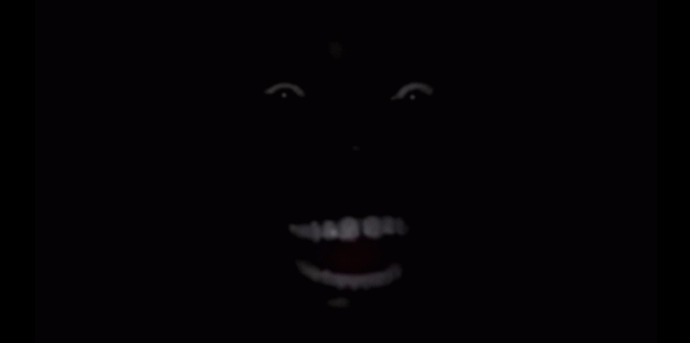
#> input picture M5 term1 OpenCV/beforeMidterm(CV)/nig.png, 690 x 343 px
$ python class3.py
#> lines starting #> are read from the running program, lines starting #| are printed output that depends on the picture; after the words box and inside, x2 and y2 are one past the last pixel; in counts of white or black regions, pixels touching at a corner belong together
import numpy as np
import cv2
import datetime
image = cv2.imread('nig.png')
#> image is the input picture: shape (343, 690, 3); mean B, G, R 4.4, 2.5, 4.4
imageLine = image.copy

# [23 lines of commented-out code are left out]


center_x = 150
center_y = 150
radius = 50
color = (0, 255, 0)
thickness = 2


for angle in range(0, 360, 45):
    x = int(center_x + radius * np.cos(np.radians(angle)))
    y = int(center_y + radius * np.sin(np.radians(angle)))
    cv2.circle(image, (x, y), radius, color, thickness)
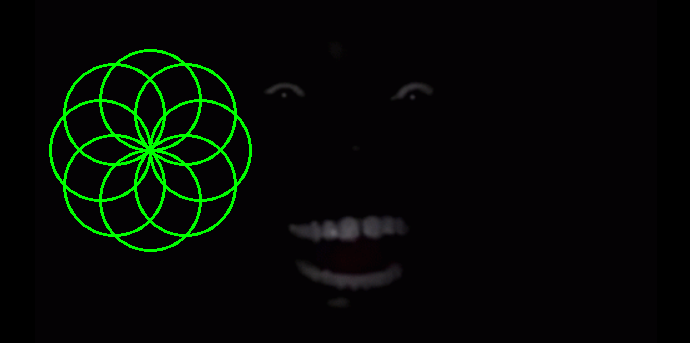
#> image: shape (343, 690, 3); 2.92% of pixels changed, all inside (x1, y1, x2, y2) = (49, 49, 252, 252)


center_radius = 20
cv2.circle(image, (center_x, center_y), center_radius, (0, 0, 255), -1)


###########################################


center_x = 600
center_y = 200
scale = 100
color = (0, 0, 255)
thickness = 2


cv2.ellipse(image, (center_x - scale // 4, center_y), (scale // 4, scale // 4), 0, 0, 360, color, thickness)
cv2.ellipse(image, (center_x + scale // 4, center_y), (scale // 4, scale // 4), 0, 0, 360, color, thickness)
cv2.ellipse(image, (center_x - scale // 4, center_y), (scale // 4, scale // 4), 0, 0, 180, (0,0,0), thickness)
cv2.ellipse(image, (center_x + scale // 4, center_y), (scale // 4, scale // 4), 0, 0, 180, (0,0,0), thickness)
cv2.line(image, (center_x - scale // 2, center_y), (center_x, center_y + scale // 2), color, thickness)
cv2.line(image, (center_x + scale // 2, center_y), (center_x, center_y + scale // 2), color, thickness)


x = 0
y = 310
width = 999
height = 40
color = (40, 40, 60)

cv2.rectangle(image, (x, y), (x + width, y + height), color, -1)


text = "hello there ?  " + str(datetime.datetime.now())
x,y=image.shape[:2]
#> x = 343; y = 690
y=int(y/2-10)
#> y = 335
x=int(x/2-150)
#> x = 21
org=(x,y)
#> org = (21, 335)
cv2.putText(image,text,org,fontFace = cv2.FONT_HERSHEY_COMPLEX_SMALL,fontScale=1.5,color=(255,255,255))
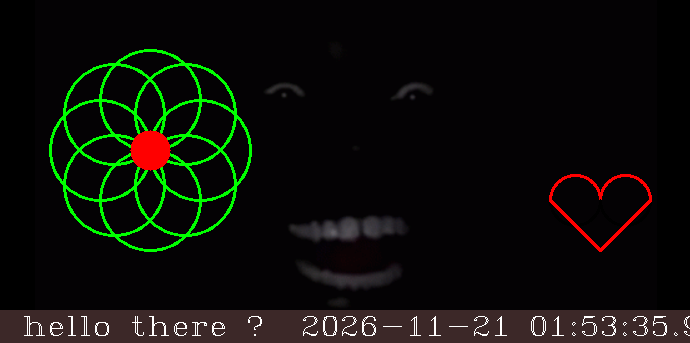
#> image: shape (343, 690, 3); mean B, G, R 9.3, 14.4, 13.5

cv2.imshow('nig',image)
cv2.waitKey(0)

cv2.imwrite("nigger.jpg",image)


# napat
